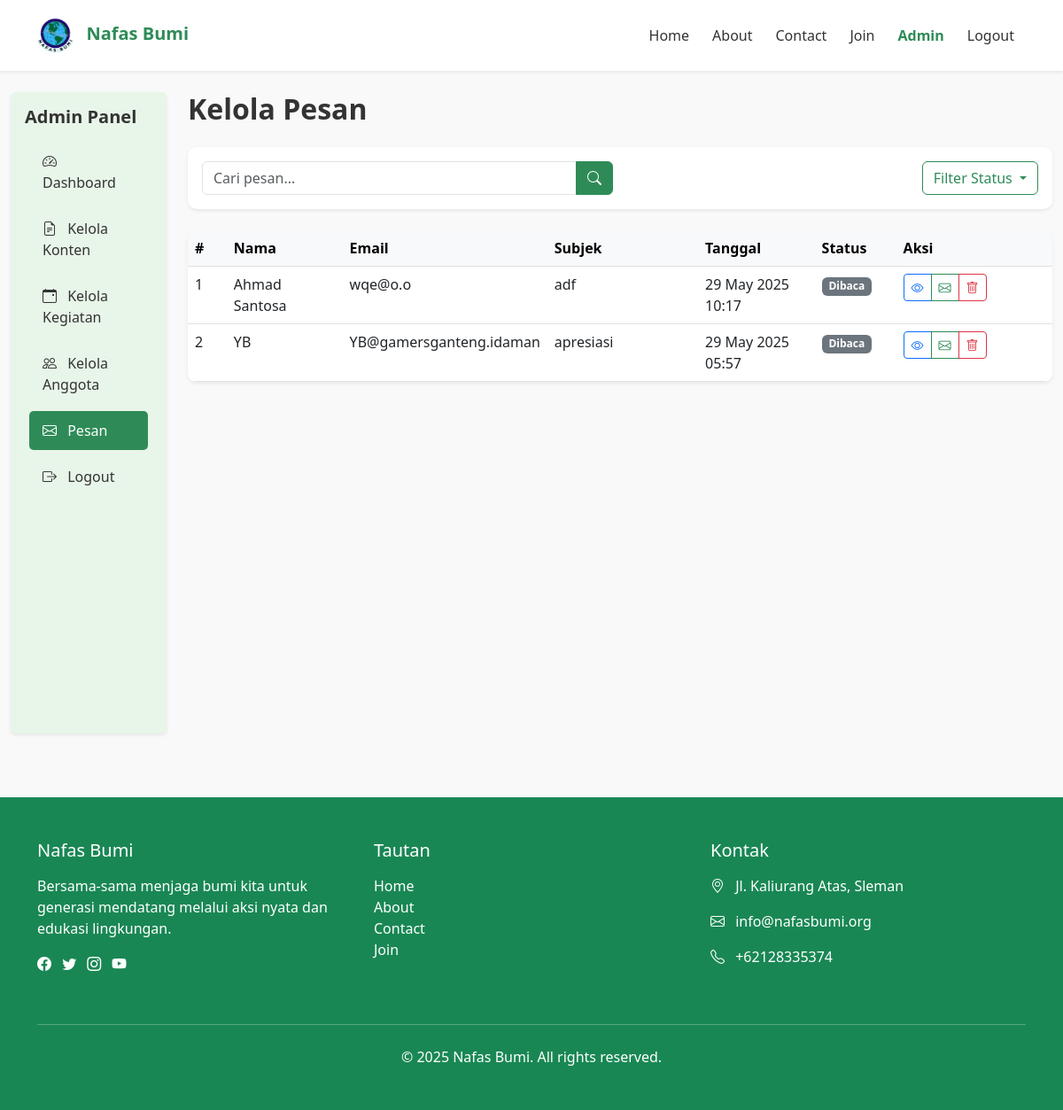
The page /admin/manage_messages.php (signed in) on the database its author committed.
### tables this page shows
CREATE TABLE `messages` (
  `id` int(11) NOT NULL,
  `name` varchar(100) NOT NULL,
  `email` varchar(100) NOT NULL,
  `subject` varchar(255) NOT NULL,
  `message` text NOT NULL,
  `created_at` timestamp NOT NULL DEFAULT current_timestamp(),
  `is_read` tinyint(1) DEFAULT 0
);

### includes/functions.php (called while the page is built, shortened)
<?php
function getAllMessages($conn, $search = '', $readStatus = '') {
    $sql = "SELECT * FROM messages";
    $sql .= " ORDER BY created_at DESC";
    $stmt = $conn->prepare($sql);
    $stmt->execute();
    $result = $stmt->get_result();
    $messages = [];
    while ($row = $result->fetch_assoc()) {
        $messages[] = $row;
    }
    return $messages;
}

### admin/manage_messages.php (the view, shortened to what this page needs)
<?php
require_once '../includes/db_connect.php';
require_once '../includes/functions.php';
$readStatus = isset($_GET['read_status']) ? sanitizeInput($_GET['read_status']) : '';
$search = isset($_GET['search']) ? sanitizeInput($_GET['search']) : '';
$messages = getAllMessages($conn, $search, $readStatus);
include '../includes/header.php';
?>
<div class="container-fluid py-4">
    <div class="row">
        <div class="col-md-3 col-lg-2">
            <div class="admin-sidebar p-3 rounded shadow-sm">
                <h5 class="mb-3 fw-bold">Admin Panel</h5>
                <div class="nav flex-column">
                    <a href="dashboard.php" class="nav-link mb-2">
                        <i class="bi bi-speedometer2 me-2"></i> Dashboard
                    </a>
                    <a href="manage_content.php" class="nav-link mb-2">
                        <i class="bi bi-file-earmark-text me-2"></i> Kelola Konten
                    </a>
                    <a href="manage_event.php" class="nav-link mb-2">
                        <i class="bi bi-calendar-event me-2"></i> Kelola Kegiatan
                    </a>
                    <a href="manage_members.php" class="nav-link mb-2">
                        <i class="bi bi-people me-2"></i> Kelola Anggota
                    </a>
                    <a href="manage_messages.php" class="nav-link active mb-2">
                        <i class="bi bi-envelope me-2"></i> Pesan
                    </a>
                    <a href="../logout.php" class="nav-link text-danger">
                        <i class="bi bi-box-arrow-right me-2"></i> Logout
                    </a>
                </div>
            </div>
        </div>
        <div class="col-md-9 col-lg-10">
            <div class="d-flex justify-content-between align-items-center mb-4">
                <h2 class="mb-0 fw-bold">Kelola Pesan</h2>
            </div>
            <div class="card border-0 shadow-sm mb-4">
                <div class="card-body">
                    <form action="manage_messages.php" method="get" class="row g-3">
                        <div class="col-md-6">
                            <div class="input-group">
                                <input type="text" class="form-control" placeholder="Cari pesan..." name="search" value="<?php echo $search; ?>">
                                <button class="btn btn-success" type="submit">
                                    <i class="bi bi-search"></i>
                                </button>
                            </div>
                        </div>
                        <div class="col-md-6 text-md-end">
                            <div class="btn-group ms-2">
                                <button type="button" class="btn btn-outline-success dropdown-toggle" data-bs-toggle="dropdown">
                                    Filter Status
                                </button>
                            </div>
                        </div>
                    </form>
                </div>
            </div>
            <div class="card border-0 shadow-sm">
                <div class="card-body p-0">
                    <div class="table-responsive">
                        <table class="table table-hover mb-0">
                            <thead class="table-light">
                                <tr>
                                    <th width="5%">#</th>
                                    <th width="15%">Nama</th>
                                    <th width="15%">Email</th>
                                    <th width="20%">Subjek</th>
                                    <th width="15%">Tanggal</th>
                                    <th width="10%">Status</th>
                                    <th width="20%">Aksi</th>
                                </tr>
                            </thead>
                            <tbody>
                                <?php if (empty($messages)): ?>
                                    <tr>
                                        <td colspan="7" class="text-center py-4">Tidak ada pesan yang ditemukan.</td>
                                    </tr>
                                <?php else: ?>
                                    <?php foreach ($messages as $index => $message): ?>
                                        <tr class="<?php echo $message['is_read'] ? '' : 'table-light'; ?>">
                                            <td><?php echo $index + 1; ?></td>
                                            <td><?php echo htmlspecialchars($message['name']); ?></td>
                                            <td><?php echo htmlspecialchars($message['email']); ?></td>
                                            <td><?php echo htmlspecialchars($message['subject']); ?></td>
                                            <td><?php echo date('d M Y H:i', strtotime($message['created_at'])); ?></td>
                                            <td>
                                                <?php if ($message['is_read']): ?>
                                                    <span class="badge bg-secondary">Dibaca</span>
                                                <?php else: ?>
                                                    <span class="badge bg-success">Baru</span>
                                                <?php endif; ?>
                                            </td>
                                            <td>
                                                <div class="btn-group btn-group-sm">
                                                    <a href="view_message.php?id=<?php echo $message['id']; ?>" class="btn btn-outline-primary">
                                                        <i class="bi bi-eye"></i>
                                                    </a>
                                                    <?php if ($message['is_read']): ?>
                                                        <a href="manage_messages.php?action=mark_unread&id=<?php echo $message['id']; ?><?php echo $readStatus !== '' ? "&read_status=$readStatus" : ""; ?>" class="btn btn-outline-success" title="Tandai belum dibaca">
                                                            <i class="bi bi-envelope"></i>
                                                        </a>
                                                    <?php else: ?>
                                                        <a href="manage_messages.php?action=mark_read&id=<?php echo $message['id']; ?><?php echo $readStatus !== '' ? "&read_status=$readStatus" : ""; ?>" class="btn btn-outline-secondary" title="Tandai sudah dibaca">
                                                            <i class="bi bi-envelope-open"></i>
                                                        </a>
                                                    <?php endif; ?>
                                                    <a href="manage_messages.php?action=delete&id=<?php echo $message['id']; ?><?php echo $readStatus !== '' ? "&read_status=$readStatus" : ""; ?>" class="btn btn-outline-danger" onclick="return confirm('Apakah Anda yakin ingin menghapus pesan ini?')" title="Hapus">
                                                        <i class="bi bi-trash"></i>
                                                    </a>
                                                </div>
                                            </td>
                                        </tr>
                                    <?php endforeach; ?>
                                <?php endif; ?>
                            </tbody>
                        </table>
                    </div>
                </div>
            </div>
        </div>
    </div>
</div>
<?php include '../includes/footer.php'; ?>

### assets/css/style.css (style rules this page uses)
:root { --primary-color: #2e8b57; --secondary-color: #98fb98; --light-color: #e8f5e9; --dark-color: #1b5e20; --white-color: #ffffff; }
body { font-family: "Segoe UI", Tahoma, Geneva, Verdana, sans-serif; color: #333; background-color: #f9f9f9; }
.nav-link { color: #333 !important; font-weight: 500; margin: 0 5px; transition: all 0.3s; }
.nav-link:hover, .nav-link.active { color: var(--primary-color) !important; }
.btn-success { background-color: var(--primary-color); border-color: var(--primary-color); }
.btn-outline-success { color: var(--primary-color); border-color: var(--primary-color); }
.card { border: none; border-radius: 10px; overflow: hidden; transition: transform 0.3s, box-shadow 0.3s; }
.admin-sidebar { background-color: var(--light-color); min-height: calc(100vh - 76px); }
.admin-sidebar .nav-link { color: #333; padding: 10px 15px; border-radius: 5px; margin-bottom: 5px; }
.admin-sidebar .nav-link:hover, .admin-sidebar .nav-link.active { background-color: var(--primary-color); color: white !important; }

### rows shown on the page
messages: name "Ahmad Santosa", email "wqe@o.o", subject "adf", created_at "29 May 2025 10:17", is_read "Dibaca"
messages: name "YB", email "YB@gamersganteng.idaman", subject "apresiasi", created_at "29 May 2025 05:57", is_read "Dibaca"
